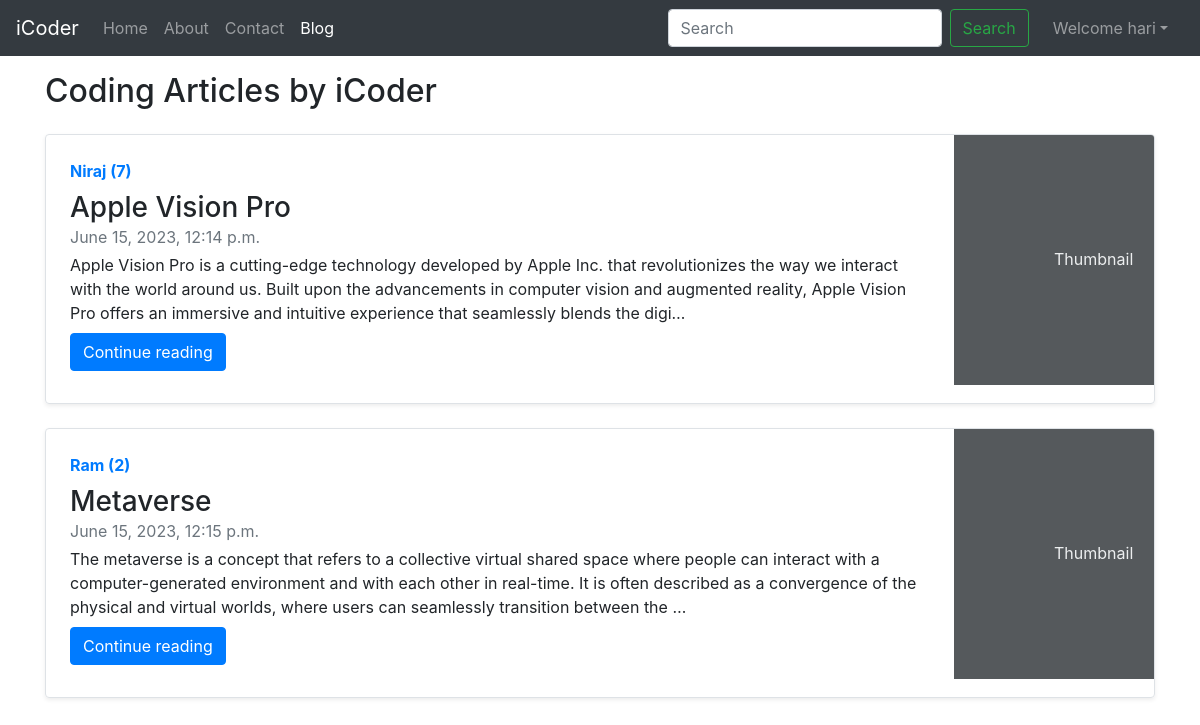
Page /blog/ (signed in) on the committed database.
### blog/models.py (models this page shows, shortened)
class Post(models.Model):
    sno = models.AutoField(primary_key=True)
    title = models.CharField(max_length=255)
    content = models.TextField(default='')
    author = models.CharField(max_length=255)
    slug = models.CharField(max_length=130)
    views= models.IntegerField(default=0)
    timeStamp = models.DateTimeField(blank=True)

### blog/views.py (the view)
# urls.py: path('', views.blogHome, name='blogHome'),
def blogHome(request):
    allPost= Post.objects.all()
    context={'allPost': allPost}
    return render(request, "blog/bloghome.html", context)

### templates/blog/bloghome.html (shortened to what this page needs)
{% extends 'base.html' %}
{% block blogactive %} active {% endblock blogactive %}
{% block body %}
<div class="container my-3">
    <h2>Coding Articles by iCoder</h2>
    {% for post in allPost %}
    <div class="row no-gutters border rounded overflow-hidden flex-md-row mb-4 shadow-sm h-md-250 my-4 position-relative">
        <div class="col p-4 d-flex flex-column position-static">
            <strong class="d-inline-block mb-2 text-primary">{{post.author}} ({{post.views}})</strong>
            <h3 class="mb-0">{{post.title}}</h3>
            <div class="mb-1 text-muted">{{post.timeStamp}}</div>
            <p class="card-text mb-auto">{{post.content| truncatechars:300 }}</p>
            <div class="my-2">
                <a href="/blog/{{post.slug}}" role="button" class="btn btn-primary">Continue reading</a>
            </div>
        </div>
        <div class="col-auto d-none d-lg-block">
            <svg class="bd-placeholder-img" width="200" height="250" xmlns="http://www.w3.org/2000/svg"
                preserveAspectRatio="xMidYMid slice" focusable="false" role="img" aria-label="Placeholder: Thumbnail">
                <rect width="100%" height="100%" fill="#55595c"></rect><text x="50%" y="50%" fill="#eceeef"
                    dy=".3em">Thumbnail</text>
            </svg>
        </div>
    </div>
    {% endfor %}
</div>
    {% endblock %}

### templates/base.html (shortened to what this page needs)
<!doctype html>
<html lang="en">
<head>
  <link rel="stylesheet" href="https://stackpath.bootstrapcdn.com/bootstrap/4.5.2/css/bootstrap.min.css"
>
</head>
<body>
  <nav class="navbar navbar-expand-lg navbar-dark bg-dark">
    <a class="navbar-brand" href="/">iCoder</a>
    <div class="collapse navbar-collapse" id="navbarSupportedContent">
      <ul class="navbar-nav mr-auto">
        <li class="nav-item {% block homeactive %}  {% endblock homeactive %}">
          <a class="nav-link" href="/">Home <span class="sr-only">(current)</span></a>
        </li>
        <li class="nav-item {% block aboutactive %}  {% endblock aboutactive %}">
          <a class="nav-link" href="/about">About</a>
        </li>
        <li class="nav-item {% block contactactive %}  {% endblock contactactive %} ">
          <a class="nav-link" href="/contact">Contact</a>
        </li>
        <li class="nav-item {% block blogactive %}  {% endblock blogactive %} ">
          <a class="nav-link" href="/blog">Blog</a>
        </li>
      </ul>
      <form method="get" action="/search" class="form-inline my-2 my-lg-0 mx-3">
        <input class="form-control mr-sm-2" type="search" placeholder="Search" aria-label="Search" name="query"
          id="query">
        <button class="btn btn-outline-success my-2 my-sm-0 " type="submit">Search</button>
      </form>
      {% if user.is_authenticated %}
        <ul class="navbar-nav mr-2">
          <li class="nav-item dropdown">
            <a class="nav-link dropdown-toggle m-auto" href='#' id="navbarDropdown" role="button"
              data-toggle="dropdown"> Welcome
              {{request.user}}</a>
          </li>
        </ul>
    </div>
    {% endif %}
  </nav>
  {% block body %} {% endblock body %}
</body>
</html>

### rows in the picture
Post: author "Niraj", views "7", title "Apple Vision Pro", timeStamp "June 15, 2023, 12:14 p.m.", content "Apple Vision Pro is a cutting-edge technology developed by Apple Inc. that revolutionizes the way we interact with the world around us. Built upon the advancements in computer vision and augmented reality, Apple Vision Pro offers an immersive and intuitive experience that seamlessly blends the digi…"
Post: author "Ram", views "2", title "Metaverse", timeStamp "June 15, 2023, 12:15 p.m.", content "The metaverse is a concept that refers to a collective virtual shared space where people can interact with a computer-generated environment and with each other in real-time. It is often described as a convergence of the physical and virtual worlds, where users can seamlessly transition between the …"

### other values in the picture
{{ request.user }} "hari"
